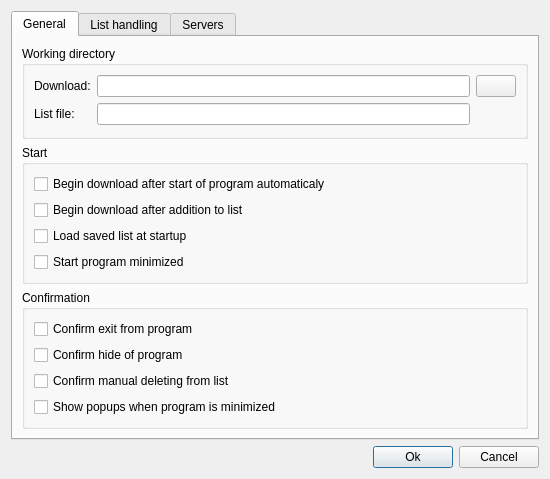
<?xml version="1.0" encoding="UTF-8"?>
<ui version="4.0">
 <class>optionsDialog</class>
 <widget class="QDialog" name="optionsDialog">
  <property name="geometry">
   <rect>
    <x>0</x>
    <y>0</y>
    <width>550</width>
    <height>466</height>
   </rect>
  </property>
  <property name="windowTitle">
   <string>Preferences</string>
  </property>
  <layout class="QGridLayout" name="gridLayout">
   <item row="1" column="0">
    <spacer name="horizontalSpacer">
     <property name="orientation">
      <enum>Qt::Horizontal</enum>
     </property>
     <property name="sizeHint" stdset="0">
      <size>
       <width>369</width>
       <height>20</height>
      </size>
     </property>
    </spacer>
   </item>
   <item row="1" column="1">
    <widget class="QPushButton" name="pushOk">
     <property name="text">
      <string>Ok</string>
     </property>
     <property name="icon">
      <iconset>
       <normaloff>:/data/ok.png</normaloff>:/data/ok.png</iconset>
     </property>
    </widget>
   </item>
   <item row="1" column="2">
    <widget class="QPushButton" name="pushCancel">
     <property name="text">
      <string>Cancel</string>
     </property>
     <property name="icon">
      <iconset>
       <normaloff>:/data/cancel.png</normaloff>:/data/cancel.png</iconset>
     </property>
    </widget>
   </item>
   <item row="0" column="0" colspan="3">
    <widget class="QTabWidget" name="tabWidget">
     <property name="enabled">
      <bool>true</bool>
     </property>
     <property name="currentIndex">
      <number>0</number>
     </property>
     <widget class="QWidget" name="tab0">
      <attribute name="title">
       <string>General</string>
      </attribute>
      <layout class="QVBoxLayout" name="verticalLayout">
       <item>
        <widget class="QGroupBox" name="groupDirectory">
         <property name="title">
          <string>Working directory</string>
         </property>
         <layout class="QGridLayout" name="gridLayout_2">
          <item row="0" column="0">
           <widget class="QLabel" name="labelDirectory">
            <property name="text">
             <string>Download:</string>
            </property>
           </widget>
          </item>
          <item row="0" column="1">
           <widget class="QLineEdit" name="m_directory"/>
          </item>
          <item row="0" column="2">
           <widget class="QPushButton" name="pushDirectory">
            <property name="text">
             <string/>
            </property>
            <property name="icon">
             <iconset>
              <normaloff>:/data/open-folder.png</normaloff>:/data/open-folder.png</iconset>
            </property>
           </widget>
          </item>
          <item row="1" column="0">
           <widget class="QLabel" name="labelListFile">
            <property name="text">
             <string>List file:</string>
            </property>
           </widget>
          </item>
          <item row="1" column="1">
           <widget class="QLineEdit" name="m_listfile"/>
          </item>
         </layout>
        </widget>
       </item>
       <item>
        <widget class="QGroupBox" name="groupStart">
         <property name="title">
          <string>Start</string>
         </property>
         <layout class="QVBoxLayout" name="verticalLayout_3">
          <item>
           <widget class="QCheckBox" name="m_begAutomat">
            <property name="text">
             <string>Begin download after start of program automaticaly</string>
            </property>
           </widget>
          </item>
          <item>
           <widget class="QCheckBox" name="m_begAfterAddition">
            <property name="text">
             <string>Begin download after addition to list</string>
            </property>
           </widget>
          </item>
          <item>
           <widget class="QCheckBox" name="m_loadListAtStart">
            <property name="text">
             <string>Load saved list at startup</string>
            </property>
           </widget>
          </item>
          <item>
           <widget class="QCheckBox" name="m_startMinimized">
            <property name="text">
             <string>Start program minimized</string>
            </property>
           </widget>
          </item>
         </layout>
        </widget>
       </item>
       <item>
        <widget class="QGroupBox" name="groupConfirm">
         <property name="title">
          <string>Confirmation</string>
         </property>
         <layout class="QGridLayout" name="gridLayout_4">
          <item row="0" column="0">
           <widget class="QCheckBox" name="m_confirmExit">
            <property name="text">
             <string>Confirm exit from program</string>
            </property>
           </widget>
          </item>
          <item row="2" column="0">
           <widget class="QCheckBox" name="m_confirmDelList">
            <property name="text">
             <string>Confirm manual deleting from list</string>
            </property>
           </widget>
          </item>
          <item row="4" column="0">
           <widget class="QCheckBox" name="m_showPopups">
            <property name="text">
             <string>Show popups when program is minimized</string>
            </property>
           </widget>
          </item>
          <item row="1" column="0">
           <widget class="QCheckBox" name="m_confirmHide">
            <property name="text">
             <string>Confirm hide of program</string>
            </property>
           </widget>
          </item>
         </layout>
        </widget>
       </item>
      </layout>
     </widget>
     <widget class="QWidget" name="tab1">
      <attribute name="title">
       <string>List handling</string>
      </attribute>
      <layout class="QVBoxLayout" name="verticalLayout_2">
       <item>
        <widget class="QGroupBox" name="groupList">
         <property name="title">
          <string>List handling</string>
         </property>
         <layout class="QGridLayout" name="gridLayout_5">
          <item row="0" column="0" colspan="4">
           <widget class="QCheckBox" name="m_delFiles">
            <property name="text">
             <string>Delete downloaded files from list</string>
            </property>
           </widget>
          </item>
          <item row="1" column="0" colspan="4">
           <widget class="QCheckBox" name="m_delCorrupt">
            <property name="text">
             <string>Delete corrupt files from list</string>
            </property>
           </widget>
          </item>
          <item row="2" column="0" colspan="4">
           <widget class="QCheckBox" name="m_delNotExists">
            <property name="text">
             <string>Delete URL from list if not exists</string>
            </property>
           </widget>
          </item>
          <item row="4" column="0" colspan="2">
           <widget class="QLabel" name="labelRotations">
            <property name="text">
             <string>Rotations of list before stop:</string>
            </property>
           </widget>
          </item>
          <item row="4" column="2">
           <spacer name="horizontalSpacer_7">
            <property name="orientation">
             <enum>Qt::Horizontal</enum>
            </property>
            <property name="sizeHint" stdset="0">
             <size>
              <width>182</width>
              <height>20</height>
             </size>
            </property>
           </spacer>
          </item>
          <item row="4" column="3">
           <widget class="QComboBox" name="comboRotations">
            <property name="minimumSize">
             <size>
              <width>75</width>
              <height>0</height>
             </size>
            </property>
            <property name="maximumSize">
             <size>
              <width>75</width>
              <height>16777215</height>
             </size>
            </property>
            <item>
             <property name="text">
              <string>0</string>
             </property>
            </item>
            <item>
             <property name="text">
              <string>1</string>
             </property>
            </item>
            <item>
             <property name="text">
              <string>2</string>
             </property>
            </item>
            <item>
             <property name="text">
              <string>3</string>
             </property>
            </item>
            <item>
             <property name="text">
              <string>4</string>
             </property>
            </item>
            <item>
             <property name="text">
              <string>5</string>
             </property>
            </item>
           </widget>
          </item>
          <item row="7" column="0" colspan="2">
           <widget class="QLabel" name="labelWait">
            <property name="text">
             <string>Wait, if download not possible (min):</string>
            </property>
           </widget>
          </item>
          <item row="7" column="2">
           <spacer name="horizontalSpacer_4">
            <property name="orientation">
             <enum>Qt::Horizontal</enum>
            </property>
            <property name="sizeHint" stdset="0">
             <size>
              <width>182</width>
              <height>20</height>
             </size>
            </property>
           </spacer>
          </item>
          <item row="7" column="3">
           <widget class="QLineEdit" name="lineEditWaitError">
            <property name="minimumSize">
             <size>
              <width>75</width>
              <height>0</height>
             </size>
            </property>
            <property name="maximumSize">
             <size>
              <width>75</width>
              <height>16777215</height>
             </size>
            </property>
            <property name="inputMask">
             <string comment="number"/>
            </property>
            <property name="maxLength">
             <number>3</number>
            </property>
           </widget>
          </item>
          <item row="9" column="0" colspan="2">
           <widget class="QLabel" name="labelWaitNormal">
            <property name="text">
             <string>Wait after every download (min):</string>
            </property>
           </widget>
          </item>
          <item row="9" column="2">
           <spacer name="horizontalSpacer_8">
            <property name="orientation">
             <enum>Qt::Horizontal</enum>
            </property>
            <property name="sizeHint" stdset="0">
             <size>
              <width>182</width>
              <height>20</height>
             </size>
            </property>
           </spacer>
          </item>
          <item row="9" column="3">
           <widget class="QLineEdit" name="lineEditWaitNormal">
            <property name="minimumSize">
             <size>
              <width>75</width>
              <height>0</height>
             </size>
            </property>
            <property name="maximumSize">
             <size>
              <width>75</width>
              <height>16777215</height>
             </size>
            </property>
            <property name="inputMask">
             <string comment="number"/>
            </property>
            <property name="maxLength">
             <number>3</number>
            </property>
           </widget>
          </item>
          <item row="3" column="0">
           <widget class="QCheckBox" name="m_redownloadIfSizeCorrupt">
            <property name="text">
             <string>Redownload, if file size corrupt</string>
            </property>
           </widget>
          </item>
          <item row="6" column="0">
           <widget class="QLabel" name="labelErrors">
            <property name="text">
             <string>Number of errors before rotation:</string>
            </property>
           </widget>
          </item>
          <item row="6" column="2">
           <spacer name="horizontalSpacer_5">
            <property name="orientation">
             <enum>Qt::Horizontal</enum>
            </property>
            <property name="sizeHint" stdset="0">
             <size>
              <width>182</width>
              <height>20</height>
             </size>
            </property>
           </spacer>
          </item>
          <item row="6" column="3">
           <widget class="QComboBox" name="comboTryings">
            <property name="minimumSize">
             <size>
              <width>75</width>
              <height>0</height>
             </size>
            </property>
            <property name="maximumSize">
             <size>
              <width>75</width>
              <height>16777215</height>
             </size>
            </property>
            <item>
             <property name="text">
              <string>0</string>
             </property>
            </item>
            <item>
             <property name="text">
              <string>1</string>
             </property>
            </item>
            <item>
             <property name="text">
              <string>2</string>
             </property>
            </item>
            <item>
             <property name="text">
              <string>3</string>
             </property>
            </item>
            <item>
             <property name="text">
              <string>4</string>
             </property>
            </item>
            <item>
             <property name="text">
              <string>5</string>
             </property>
            </item>
           </widget>
          </item>
         </layout>
        </widget>
       </item>
       <item>
        <widget class="QGroupBox" name="groupConnection">
         <property name="title">
          <string>Connection limits</string>
         </property>
         <layout class="QGridLayout" name="gridLayout_6">
          <item row="0" column="0">
           <widget class="QLabel" name="labeBandwidth">
            <property name="text">
             <string>Download speed in KBytes:</string>
            </property>
           </widget>
          </item>
          <item row="0" column="1">
           <spacer name="horizontalSpacer_2">
            <property name="orientation">
             <enum>Qt::Horizontal</enum>
            </property>
            <property name="sizeHint" stdset="0">
             <size>
              <width>296</width>
              <height>20</height>
             </size>
            </property>
           </spacer>
          </item>
          <item row="0" column="2">
           <widget class="QLineEdit" name="lineEditBand">
            <property name="minimumSize">
             <size>
              <width>75</width>
              <height>0</height>
             </size>
            </property>
            <property name="maximumSize">
             <size>
              <width>75</width>
              <height>16777215</height>
             </size>
            </property>
            <property name="maxLength">
             <number>10</number>
            </property>
           </widget>
          </item>
          <item row="1" column="0">
           <widget class="QLabel" name="labelDayLimit">
            <property name="text">
             <string>Day limit, GBytes:</string>
            </property>
           </widget>
          </item>
          <item row="1" column="1">
           <spacer name="horizontalSpacer_6">
            <property name="orientation">
             <enum>Qt::Horizontal</enum>
            </property>
            <property name="sizeHint" stdset="0">
             <size>
              <width>296</width>
              <height>20</height>
             </size>
            </property>
           </spacer>
          </item>
          <item row="1" column="2">
           <widget class="QLineEdit" name="lineEditDayLimit">
            <property name="minimumSize">
             <size>
              <width>75</width>
              <height>0</height>
             </size>
            </property>
            <property name="maximumSize">
             <size>
              <width>75</width>
              <height>16777215</height>
             </size>
            </property>
            <property name="maxLength">
             <number>3</number>
            </property>
           </widget>
          </item>
         </layout>
        </widget>
       </item>
       <item>
        <spacer name="verticalSpacer_3">
         <property name="orientation">
          <enum>Qt::Vertical</enum>
         </property>
         <property name="sizeHint" stdset="0">
          <size>
           <width>20</width>
           <height>47</height>
          </size>
         </property>
        </spacer>
       </item>
      </layout>
     </widget>
     <widget class="QWidget" name="tab2">
      <attribute name="title">
       <string>Servers</string>
      </attribute>
      <layout class="QVBoxLayout" name="verticalLayout_4">
       <item>
        <widget class="QGroupBox" name="groupAccount">
         <property name="enabled">
          <bool>true</bool>
         </property>
         <property name="minimumSize">
          <size>
           <width>320</width>
           <height>0</height>
          </size>
         </property>
         <property name="title">
          <string>Account</string>
         </property>
         <property name="checkable">
          <bool>false</bool>
         </property>
         <property name="checked">
          <bool>false</bool>
         </property>
         <layout class="QGridLayout" name="gridLayout_10">
          <item row="0" column="0">
           <widget class="QLabel" name="labelUsername">
            <property name="text">
             <string>Username:</string>
            </property>
           </widget>
          </item>
          <item row="0" column="1">
           <widget class="QLineEdit" name="lineEditUsername"/>
          </item>
          <item row="1" column="0">
           <widget class="QLabel" name="labelPassword">
            <property name="text">
             <string>Password:</string>
            </property>
           </widget>
          </item>
          <item row="1" column="1">
           <widget class="QLineEdit" name="lineEditPassword">
            <property name="echoMode">
             <enum>QLineEdit::Password</enum>
            </property>
           </widget>
          </item>
         </layout>
        </widget>
       </item>
       <item>
        <spacer name="verticalSpacer_2">
         <property name="orientation">
          <enum>Qt::Vertical</enum>
         </property>
         <property name="sizeHint" stdset="0">
          <size>
           <width>20</width>
           <height>221</height>
          </size>
         </property>
        </spacer>
       </item>
      </layout>
     </widget>
    </widget>
   </item>
  </layout>
 </widget>
 <resources/>
 <connections/>
</ui>
